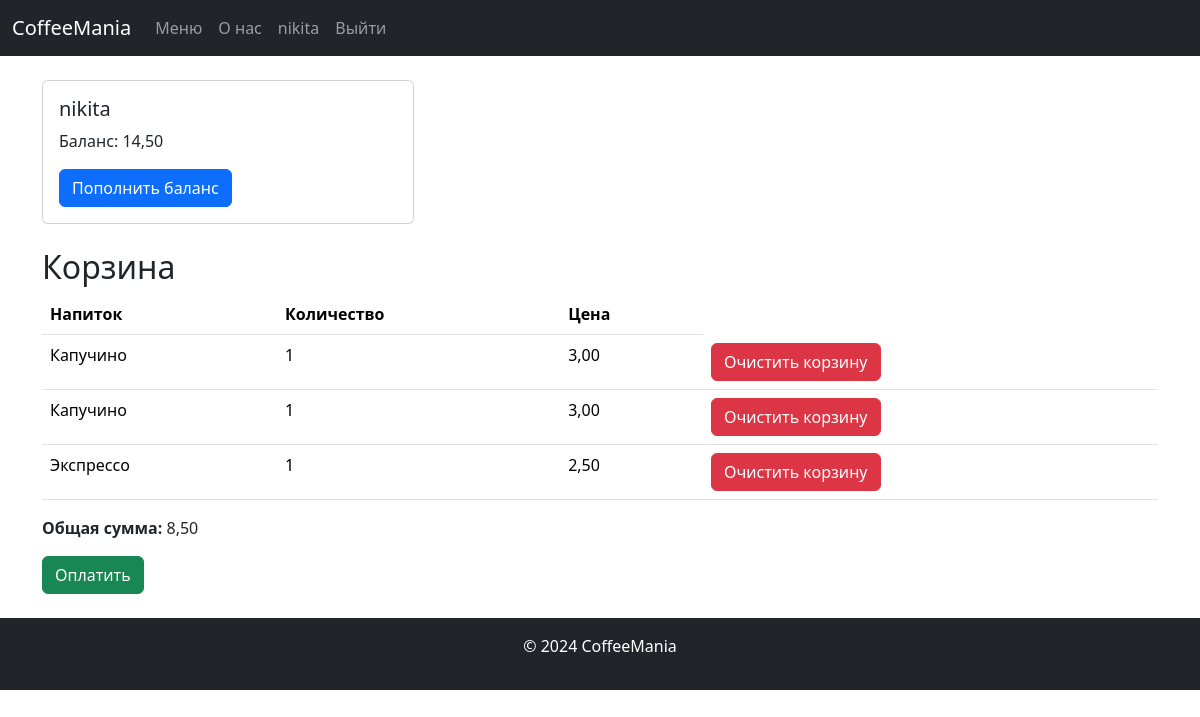
Screenshot of /profile/ (signed in) with the database file from the repository.
### coffee/models.py (models this page shows, shortened)
class Account(models.Model):
    user = models.OneToOneField(User, on_delete=models.CASCADE)
    balance = models.DecimalField(max_digits=10, decimal_places=2, default=0.00)

class Purchase(models.Model):
    user = models.ForeignKey(User, on_delete=models.CASCADE)
    drink = models.ForeignKey(Drink, on_delete=models.CASCADE)
    quantity = models.PositiveIntegerField()
    total_price = models.DecimalField(max_digits=10, decimal_places=2)
    ingredients = models.ManyToManyField(Ingredient, blank=True)

class Drink(models.Model):
    name = models.CharField(max_length=100)
    price = models.DecimalField(max_digits=5, decimal_places=2)
    available_portions = models.PositiveIntegerField(default=0)
    ingredients = models.ManyToManyField(Ingredient, related_name='drinks')
    photo = models.ImageField(upload_to='images/%Y/%m/%d/', default=True, verbose_name='Фото')

### coffee/views.py (the view)
# urls.py: path('profile/', views.profile, name="profile"),
@login_required
def profile(request):
    info = Account.objects.get(user=request.user)
    purchases = Purchase.objects.filter(user=request.user)
    total_price = sum(purchase.total_price for purchase in purchases)
    return render(request, 'pages/profile.html', {'info': info, 'purchases': purchases,
        'total_price': total_price})

### coffee/templates/pages/profile.html (shortened to what this page needs)
{% extends 'pages/base.html' %}
{% load static %}
{% block content %}
<div class="col-md-4 mb-4">
            <div class="card h-100">
                <div class="card-body">
                    <h5 class="card-title">{{ info.user }}</h5>
                    <p class="card-text">Баланс: {{ info.balance }}</p>
                    <a href="{% url 'deposit' %}" class="btn btn-primary">Пополнить баланс</a>
                </div>
            </div>
</div>
<h2>Корзина</h2>
<table class="table">
    <thead>
        <tr>
            <th>Напиток</th>
            <th>Количество</th>
            <th>Цена</th>
        </tr>
    </thead>
<tbody>
    {% for purchase in purchases %}
        <tr>
            <td>{{ purchase.drink.name }}</td>
            <td>{{ purchase.quantity }}</td>
            <td>{{ purchase.total_price }}</td>
            <td>
                <form action="{% url 'clear_cart' %}" method="post">
                    <button type="submit" class="btn btn-danger">Очистить корзину</button>
                </form>
            </td>
        </tr>
    {% empty %}
        <tr>
            <td colspan="4">Ваша корзина пуста.</td>
        </tr>
    {% endfor %}
</tbody>
</table>
<p><strong>Общая сумма:</strong> {{ total_price }}</p>
{% if total_price > 0 %}
    <form method="post" action="{% url 'checkout' %}">
        <button type="submit" class="btn btn-success">Оплатить</button>
    </form>
{% else %}
    <a href="{% url 'menu' %}" class="btn btn-primary">Вернуться в меню</a>
{% endif %}
{% endblock %}

### coffee/templates/pages/base.html (shortened to what this page needs)
<!DOCTYPE html>
<html lang="en">
<head>
    <link href="https://cdn.jsdelivr.net/npm/bootstrap@5.3.3/dist/css/bootstrap.min.css" rel="stylesheet">
</head>
<body>
    <nav class="navbar navbar-expand-lg navbar-dark bg-dark">
        <div class="container-fluid">
            <a class="navbar-brand" href="{% url 'main' %}">CoffeeMania</a>
            <div class="collapse navbar-collapse" id="navbarNav">
                <ul class="navbar-nav">
                    <li class="nav-item">
                        <a class="nav-link" href="{% url 'menu' %}">Меню</a>
                    </li>
                    <li class="nav-item">
                        <a class="nav-link" href="{% url 'about' %}">О нас</a>
                    </li>
                    {% if user.is_authenticated %}
                        <li class="nav-item">
                            <a class="nav-link" href="{% url 'profile' %}">{{ user.username }}</a>
                        </li>
                        <li class="nav-item">
                            <a class="nav-link" href="{% url 'logout' %}">Выйти</a>
                        </li>
                    {% endif %}
                </ul>
            </div>
        </div>
    </nav>
    <main class="container mt-4">
        {% block content %}{% endblock %}
    </main>
    <footer class="bg-dark text-white text-center py-3 mt-4">
        <p>&copy; 2024 CoffeeMania</p>
    </footer>
</body>
</html>

### rows the page displays
Account: user "nikita", balance "14,50"
Purchase: drink.name "Капучино", quantity "1", total_price "3,00"
Purchase: drink.name "Капучино", quantity "1", total_price "3,00"
Purchase: drink.name "Экспрессо", quantity "1", total_price "2,50"

### other values shown
{{ user.username }} "nikita"
{{ total_price }} "8,50"
